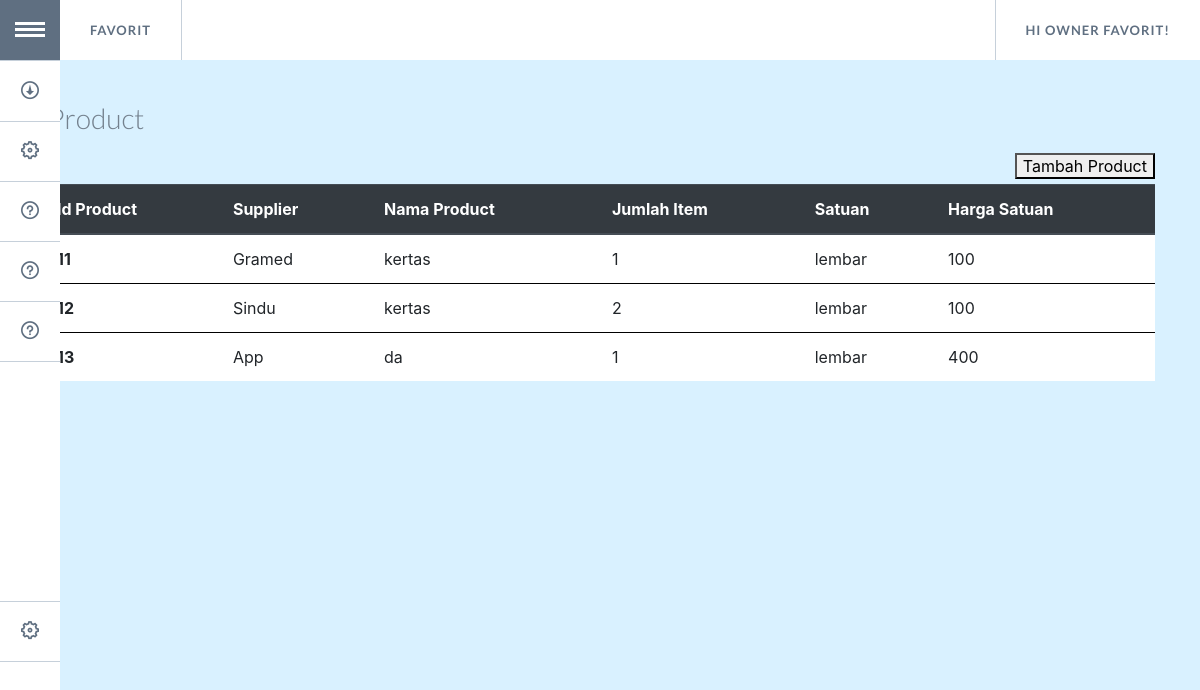
The app's page /produk.php (signed in), older data.
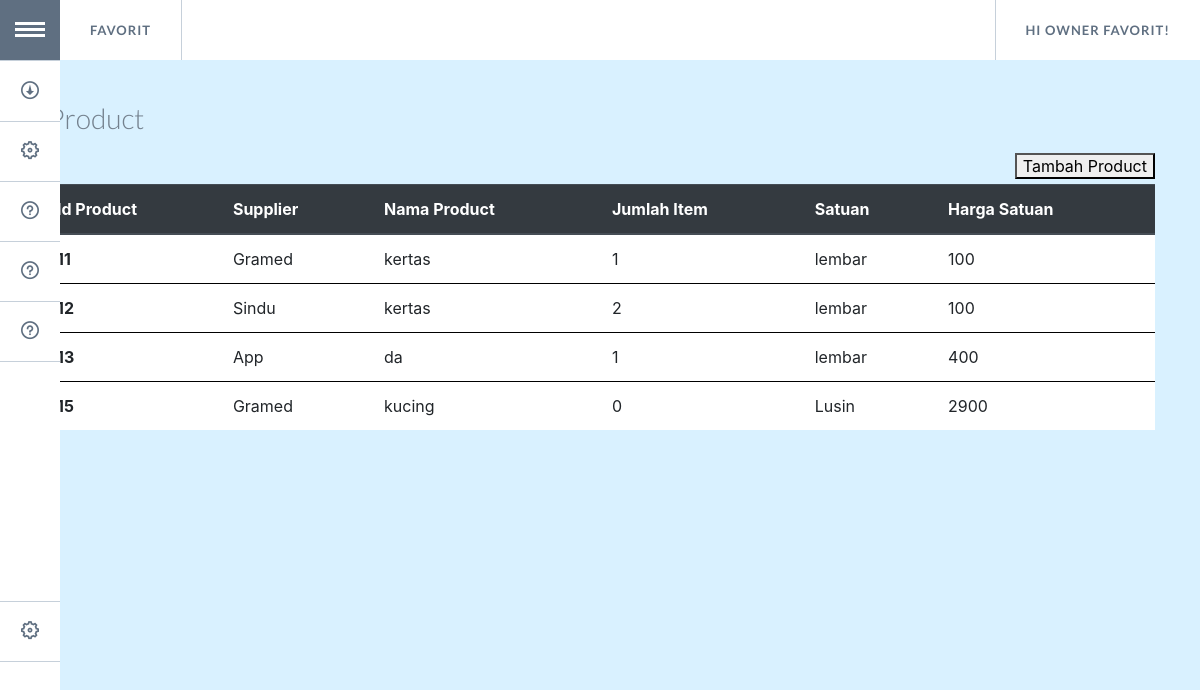
The same page, newer data.
### tables this page shows
CREATE TABLE `product` (
  `id_item` int(5) NOT NULL,
  `id_supplier` int(5) NOT NULL,
  `nama_item` varchar(50) NOT NULL,
  `jumlah_item` int(250) NOT NULL,
  `satuan` varchar(7) NOT NULL,
  `harga_satuan` int(20) NOT NULL
);

CREATE TABLE `suppliers` (
  `id_supplier` int(5) NOT NULL,
  `nama_supplier` varchar(40) NOT NULL,
  `email` varchar(60) DEFAULT NULL,
  `alamat` varchar(100) DEFAULT NULL,
  `no_hp` int(14) DEFAULT NULL,
  `sisa_tagihan` int(20) DEFAULT NULL
);

### produk.php (the view, shortened to what this page needs)
<!DOCTYPE html>
<html lang="en" class="no-js">
	<head>
        <link rel="stylesheet" href="assets/bootstrap-4.3.1-dist/css/bootstrap-grid.css"/>
        <link rel="stylesheet" href="https://stackpath.bootstrapcdn.com/bootstrap/4.3.1/css/bootstrap.min.css">
		<link rel="stylesheet" type="text/css" href="assets/GoogleNexusWebsiteMenu/css/normalize.css" />
		<link rel="stylesheet" type="text/css" href="assets/GoogleNexusWebsiteMenu/css/style.css" />
		<link rel="stylesheet" type="text/css" href="assets/GoogleNexusWebsiteMenu/css/component.css" />
		<link rel="stylesheet" type="text/css" href="assets/css/table.css" />
	</head>
	<body>
	<?php
	include 'koneksi_model.php';
	if (!isset($_SESSION["sukses"]) and !isset($_SESSION["username"]) and !isset($_SESSION["password"])) {
		die("silahkan login <a href='login_page.php'>disini</a>");
	}else
		{
			$sql= "SELECT nama FROM user WHERE username='".$_SESSION["username"]."'";
			$query= mysqli_query($conn,$sql);
			$result= mysqli_fetch_array($query);
			$hello = $result[0];
		}
?>
		<div class="container">
			<ul id="gn-menu" class="gn-menu-main">
				<li class="gn-trigger">
					<a class="gn-icon gn-icon-menu"><span>Menu</span></a>
					<nav class="gn-menu-wrapper">
						<div class="gn-scroller">
							<ul class="gn-menu">
								<li><a class="gn-icon gn-icon-download" href='hutang.php'>Account Payable</a></li>
								<li><a class="gn-icon gn-icon-cog" href='request.php'>Purchase Request</a></li>
								<li><a class="gn-icon gn-icon-help" href='produk.php'>Product</a></li>
								<li><a class="gn-icon gn-icon-help" href='supplier.php'>Supplier</a></li>
								<li><a class="gn-icon gn-icon-help"href='acc.php'>Approval</a></li>
								<li><br><br><br><br></li>
								<li><a class="gn-icon gn-icon-cog" href='logout.php'>Logout</a></li>
							</ul>
						</div>
					</nav>
				</li>
				<li><a href='mainMenu.php'>Favorit</a></li>
				<li><a><span>Hi <?php echo $hello ?>!</span></a></li>
			</ul>
			<header>
				<h1> <span>Product</span></h1>
			</header>
			<div class="head row">
				<div class="col-sm-6 col-md-6 col-xl-6 col-lg-6">
				</div>
				<div class="col-sm-6 col-md-6 col-xl-6 col-lg-6">
					<form>
         				<button type="submit" formaction="tambah_produk.php">Tambah Product</button>
      				</form>
				</div>
			</div>
			 <table class="table">
				<thead class="thead-dark">
					<tr>
						<th scope="col">Id Product</th>
						<th scope="col">Supplier</th>
						<th scope="col">Nama Product</th>
						<th scope="col">Jumlah Item</th>
						<th scope="col">Satuan</th>
						<th scope="col">Harga Satuan</th>
					</tr>
				</thead>
			<?php
				$sql= "SELECT product.id_item ,product.nama_item, suppliers.nama_supplier, product.harga_satuan, product.satuan, product.jumlah_item FROM product LEFT JOIN suppliers ON product.id_supplier=suppliers.id_supplier";
				$query= mysqli_query($conn,$sql);
				while ($hsl= mysqli_fetch_assoc($query)){
			?>
				<tr>
	    			<th style="background: white" scope ="row"><?php echo $hsl['id_item'];?></th>
					<td style="background: white"><?php echo $hsl['nama_supplier'];?></td>
					<td style="background: white"><?php echo $hsl['nama_item'];?></td>
					<td style="background: white"><?php echo $hsl['jumlah_item'];?></td>
					<td style="background: white"><?php echo $hsl['satuan'];?></td>
					<td style="background: white"><?php echo $hsl['harga_satuan'];?></td>
				</tr>
			<?php
				}
			?>
			</table>
			<br>
			<br>
			</div>
</body>
</html>

Row changes from the older to the newer data that the page shows:
added product: id_item "15", id_supplier.nama_supplier "Gramed", nama_item "kucing", jumlah_item "0", satuan "Lusin", harga_satuan "2900"
